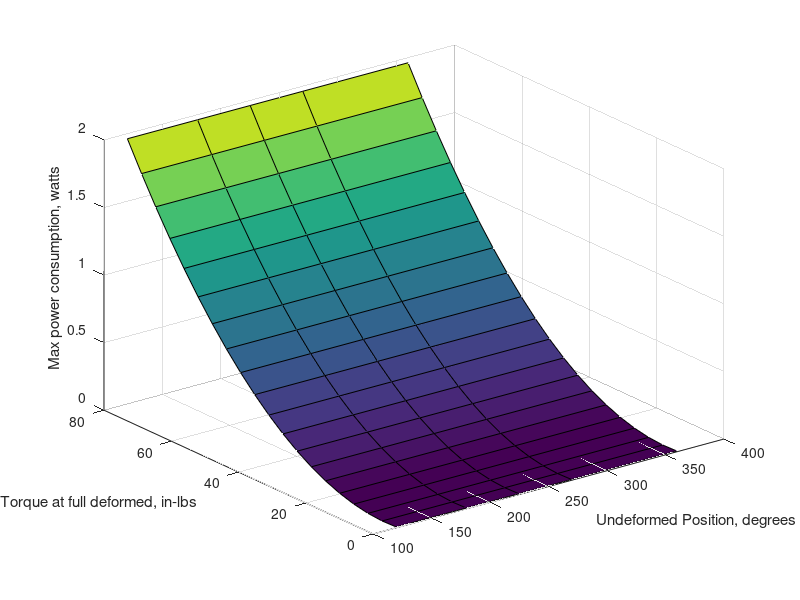

Reproduce this figure in MATLAB. (Note: this script raises an error after producing the figure.)


%mechsys dynamics
close all
g = 1.62; %m/s2, gravity on moon/earth
m = 1.65; %kg, antenna mass

L = 0.290; %m, antenna length
realI = 1/3.*m.*L.^2; %kg m2, moment of inertia
T_in = linspace(0.1, 80, 20);
theta0_in = [360, 270, 225, 180, 120] * pi/180;
[T, theta0] = meshgrid(T_in, theta0_in); %undeformed spring angle, in radians; max spring load in in-lbs. These are values provided by mcmc

%find spring constant in Nm/rad for calculations
K = T*0.11298482933333./theta0;

BW = sqrt(K./realI);

% motor characteristics
% not looking at any dynamics, just the "stall torque" and current required
% to hold a given spring at fully retracted. 

V = 12; %volts, motor voltage
%K_motor = (0.700 - 0.300)/(0.5 - 0.25); % Nm/A, motor torque constant, from interpolation on datasheet
T_max = 0.8; % Nm, based on stall torque in datasheet.
I_max = 0.6; % A, based on stall current in datasheet
pulley_radius = 0.007; % mm, pulley radius
tension_min = (theta0 - pi/2).*K./(L/2*sin(pi/4)); %N, min cable tension, at top, but not perpendicular to plane. No gravity torque 
tension_max = ((theta0).*K - m.*g.*L/2)./(L/2); %N, max cable tension, at bottom, supported by gravity. simulink
motor_torque_max = tension_max*pulley_radius; % Nm, torque required to hold antenna full closed
motor_torque_min = tension_min*pulley_radius;
motor_current_max = motor_torque_max/T_max*I_max; % Amps, current required to hold antenna fully closed. Assumes that it will be proportional to ratio between required torque and stall torque at 12V. 
motor_current_min = motor_torque_min/T_max*I_max;
motor_power_max = V.*(motor_current_max./I_max).*motor_current_max; % W, power draw to hold position. Same as above, voltage scales down by proportion of required current and max current.
motor_power_min = V.*(motor_current_max./I_max).*motor_current_min;
if max(motor_current_max./I_max) > 1
    print("One configuration exceeds motor performance");
end

%% Find excess lifiting ability
% assume that lifted mass of cover increases linearly with elevation angle
% the cover will lift up off the ground at a constant rate with repsect to
% the arc length of the swinging edge of the antenna. I will account for
% this with the antenna mass + theta (0 to 90) * max dust cover mass 
%
% see page 130 of sam's logbook
% 
% basically, I've solved the torque balance between the spring torque
% (unstretched angle - elevation angle)*K; the gravity torque on the
% antenna (m*g*L/2*cos(theta); and the weight of the cover. 
% 
% The weight of the cover is modeled as "second winch line" whose tension increases as
% more of it is lifted off the ground. It connects to the edge of the
% antenna, creating a lever arm with length L. As the antenna elevates, 
% more dust cover lifts off the ground, but the angle decreases. The length
% is assumed to be the arc length swept out by the edge of the antenna.
% 
% This final term is W_cover/(pi*L/2)*sin(pi - theta/2)*L*(L/2*theta)
%                   {______} {______} {_______________}{_}{_________}
%                       ^       ^              ^        ^       ^
%               Total Weight    |              |        |       |
%                     total arc length         |        |       |
%                           Contact angle on antenna    |       |
%                                                   Lever Arm   |
%                                                         Arc length @
%                                                         elevation
% Equate everything and solve for W_cover, which is below.

theta = linspace(0, pi/2, 16);
max_dust_weight = zeros(size(K, 1), size(K, 2), length(theta));
danger_disturbance = (theta0 - pi/2).*K;
slack_shock = danger_disturbance*(2*realI-L^2)/(realI*m*L); % m/s^2, shock perpendicular to antenna req'd to cause slack in line. page 136 of sam's logbook. might be wrong.


for i = 1:length(theta)    
    max_dust_weight(:,:,i) = ((theta0 - theta(i)).*K- m*g*L/2.*cos(theta(i)))*pi/2*L./(sin(pi/2-theta(i)/2)*L^2/2*theta(i));
end
%% Plot stuff
% first plot shows the maximum power consumption for different spring
% consumptions. This is the power consumption to fully compress the spring,
% which is the point of maximum winch tension. This analysis ignore the
% weight of the dust cover. 
s = surf(theta0*180/pi, T, motor_power_max);
xlabel("Undeformed Position, degrees");
ylabel("Torque at full deformed, in-lbs");
zlabel("Max power consumption, watts");
s.EdgeColor = 'none';
figure(1);
cla;
% second plot shows the bandwidth for each spring combination, a simple
% root(K/M) for a torsional setup. A higher bandwidth is better
% Feb 11, 2021: Actually not accurate due to preload in string, omitting
% from output.
% s = surf(theta0*180/pi, T, BW);
% xlabel("Undeformed Position, degrees");
% ylabel("Torque at full deformed, in-lbs");
% zlabel("Mechanical Bandwidth, Hertz");
% s.EdgeColor = 'none';

% the third set of plots shows maximum dust cover weight for each spring
% combination at different elevation angles. Only the 90 degree/vertical
% plot is technically needed, since it offers the most conservative
% estimate for the current parameters. However, I imagine if the geometry
% of the problem changed, or we modeled torque required to lift the dust
% cover differently, you may end up with a different elevation angle being
% the "worst" case. Best to keep the subplots.
% The more dust cover you can lift, the better.

figure(2);
cla
for i = 1:length(theta)
    subplot(length(theta)/4, length(theta)/4, i)
    s = surf(theta0*180/pi, T, max_dust_weight(:,:,i));
    xlabel("Undeformed Position, degrees");
    ylabel("Torque at full deformed, in-lbs");
    zlabel("Max weight of dust cover, kg");
    title("Elevation angle = " + theta(i)*180/pi + " degrees")
    s.EdgeColor = 'none';
end

% fouth plot shows "danger disturbance torque" which causes cable to lose
% tension. Causes vibrations, potential tangling. Also shows acceleration
% of rover body req'd to cause loss of tension. 

figure(4);
cla;
s = surf(theta0*180/pi, T, danger_disturbance);
hold on
xlabel("Undeformed Position, degrees");
ylabel("Torque at full deformed, in-lbs");
zlabel("Disturbance torque (Nm), Disturbance Shock (m/s^2)");
title("Disturbance torque causing slack in line")
s.EdgeColor = 'none';
s = surf(theta0*180/pi, T, slack_shock);
legend(["Disturbance torque", "Rover Body Shock (edges)"]);

%% 
% fifth plot shows power consumption and disturbance withstance over all
% elevation angles for chosen spring

Spring_angle = 270;
theta0 = Spring_angle*pi/180;
K = 22.5*2*0.11298482933333./theta0;
gravity_torque = -m*g*L/2*cos(theta);
spring_torque = (theta0 - theta).*K;
net_torque = spring_torque + gravity_torque;

tension = net_torque./(L/2*sin(pi/2-theta/2)); %N, 
motor_torque = tension*pulley_radius; % Nm, torque required to hold antenna full closed
motor_current = motor_torque/T_max*I_max; % Amps, current required to hold antenna fully closed. Assumes that it will be proportional to ratio between required torque and stall torque at 12V. 
motor_power = V.*(motor_current./I_max).*motor_current; % W, power draw to hold position. Same as above, voltage scales down by proportion of required current and max current.



figure(5);
cla
hold on
yyaxis left;
h(1) = plot(theta*180/pi, motor_power);
ylabel("Power Consumption (W)");
ylim([-.1 inf])
yyaxis right;
h(2) = plot(theta*180/pi, spring_torque);
h(3) = plot(theta*180/pi, gravity_torque);
xlabel("Elevation Angle (degrees)");
ylabel("Torque (Nm)");
legend(h, ["Power Consumption" ,"Spring Torque", "Gravity Countertorque"], 'Location', 'east');
title(sprintf(["Spring hinge performance for \\theta_0 = %i" + char(176)+ ", \\tau_m_a_x = %i in-lb"], Spring_angle, 45))


